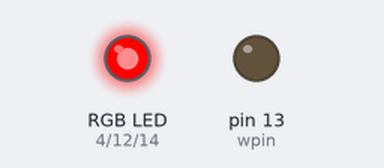
Simulated run of this sketch. Board: Arduino Uno, built with avr-gcc and run on an emulated ATmega328P. Parts: an RGB LED mixed from three pins (HIGH = lit), output pins drawn as LEDs (lit = HIGH).

Above: at 0.5 s.
At 1.5 s:
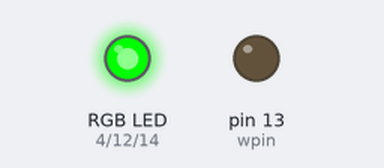
At 2.5 s:
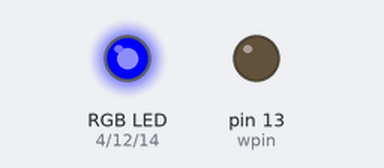
At 3.5 s:
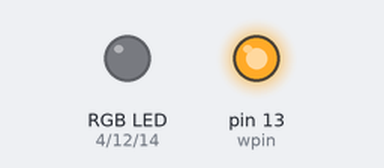
At 9.0 s:
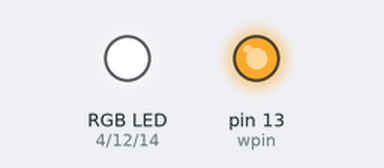
At 16.5 s:
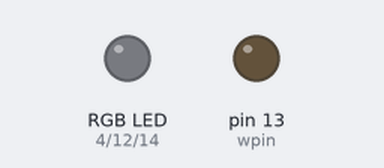
Timing chart, 0 to 21.9 s (numbered marks = the images above):
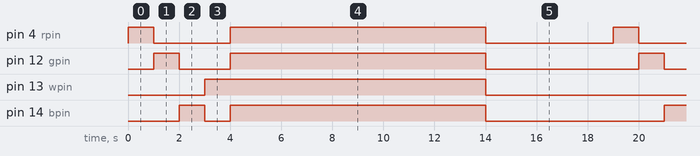

The sketch:

LSC_Blink_RGBW.ino
```cpp
//Datasheet for this TYWE3L board
//https://developer.tuya.com/en/docs/iot/wifie3lpinmodule?id=K9605uj1ar87n


//Red
const int rpin = 4;

//Green
const int gpin = 12;

//Blue
const int bpin = 14;

//White
const int wpin = 13;

// the setup function runs once when you press reset or power the board
void setup() {
  // initialize digital pin LED_BUILTIN as an output.
  //RED
  pinMode(rpin, OUTPUT);

  //Green
  pinMode(gpin, OUTPUT);

  //Blue
  pinMode(bpin, OUTPUT);

  //White
  pinMode(wpin, OUTPUT);
}

// the loop function runs over and over again forever
void loop() {
  //RED
  digitalWrite(rpin, HIGH);
  delay(1000);
  digitalWrite(rpin, LOW);

  //GREEN
  digitalWrite(gpin, HIGH);
  delay(1000);
  digitalWrite(gpin, LOW);

  //BLUE
  digitalWrite(bpin, HIGH);
  delay(1000);
  digitalWrite(bpin, LOW);

  //White
  digitalWrite(wpin, HIGH);
  delay(1000);
  digitalWrite(wpin, LOW);

  digitalWrite(rpin, HIGH);
  digitalWrite(gpin, HIGH);
  digitalWrite(bpin, HIGH);
  digitalWrite(wpin, HIGH);
  delay(10000);
  digitalWrite(rpin, LOW);
  digitalWrite(gpin, LOW);
  digitalWrite(bpin, LOW);
  digitalWrite(wpin, LOW);
  delay(5000);

}
```

Measured:
- by itself, pin 4 (rpin): repeats every 19.0 s: LOW 3.0 s, HIGH 10.0 s, LOW 5.0 s, HIGH 1.0 s
- by itself, pin 12 (gpin): LOW → HIGH at 1.0 s, → LOW 1.0 s later, → HIGH 2.0 s later, → LOW 10.0 s later, … (9 changes in this stretch)
- by itself, pin 13 (wpin): alternates HIGH for 11.0 s and LOW for 8.0 s
- by itself, pin 14 (bpin): LOW → HIGH at 2.0 s, → LOW 1.0 s later, → HIGH 1.0 s later, → LOW 10.0 s later, … (8 changes in this stretch)
